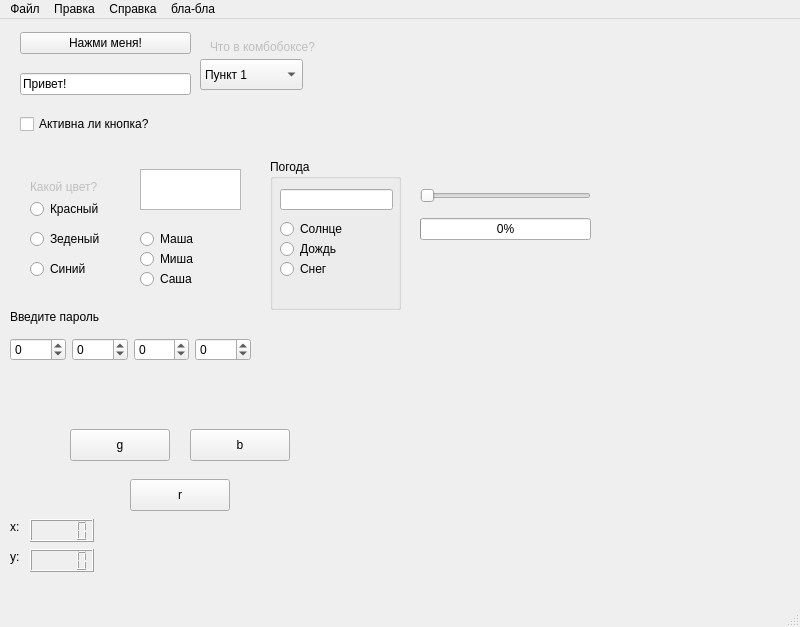
<?xml version="1.0" encoding="UTF-8"?>
<ui version="4.0">
 <class>MainWindow</class>
 <widget class="QMainWindow" name="MainWindow">
  <property name="geometry">
   <rect>
    <x>0</x>
    <y>0</y>
    <width>800</width>
    <height>627</height>
   </rect>
  </property>
  <property name="windowTitle">
   <string>Лабораторная № 1</string>
  </property>
  <widget class="QWidget" name="centralwidget">
   <widget class="QComboBox" name="comboBox">
    <property name="geometry">
     <rect>
      <x>200</x>
      <y>40</y>
      <width>103</width>
      <height>31</height>
     </rect>
    </property>
    <item>
     <property name="text">
      <string>Пункт 1</string>
     </property>
    </item>
    <item>
     <property name="text">
      <string>Пункт 2</string>
     </property>
    </item>
    <item>
     <property name="text">
      <string>Пункт 3</string>
     </property>
    </item>
   </widget>
   <widget class="QWidget" name="verticalLayoutWidget">
    <property name="geometry">
     <rect>
      <x>20</x>
      <y>0</y>
      <width>171</width>
      <height>131</height>
     </rect>
    </property>
    <layout class="QVBoxLayout" name="verticalLayout">
     <item>
      <widget class="QPushButton" name="pushButton">
       <property name="text">
        <string>Нажми меня!</string>
       </property>
      </widget>
     </item>
     <item>
      <widget class="QLineEdit" name="lineEdit">
       <property name="text">
        <string>Привет!</string>
       </property>
      </widget>
     </item>
     <item>
      <widget class="QCheckBox" name="checkBox">
       <property name="text">
        <string>Активна ли кнопка?</string>
       </property>
      </widget>
     </item>
    </layout>
   </widget>
   <widget class="QLabel" name="labelForComboBox">
    <property name="enabled">
     <bool>false</bool>
    </property>
    <property name="geometry">
     <rect>
      <x>210</x>
      <y>20</y>
      <width>131</width>
      <height>16</height>
     </rect>
    </property>
    <property name="text">
     <string>Что в комбобоксе?</string>
    </property>
   </widget>
   <widget class="QLabel" name="label_color_simple">
    <property name="enabled">
     <bool>false</bool>
    </property>
    <property name="geometry">
     <rect>
      <x>30</x>
      <y>160</y>
      <width>141</width>
      <height>16</height>
     </rect>
    </property>
    <property name="text">
     <string>Какой цвет?</string>
    </property>
   </widget>
   <widget class="QRadioButton" name="radioButton_r">
    <property name="geometry">
     <rect>
      <x>30</x>
      <y>180</y>
      <width>99</width>
      <height>20</height>
     </rect>
    </property>
    <property name="text">
     <string>Красный</string>
    </property>
   </widget>
   <widget class="QRadioButton" name="radioButton_g">
    <property name="geometry">
     <rect>
      <x>30</x>
      <y>210</y>
      <width>99</width>
      <height>20</height>
     </rect>
    </property>
    <property name="text">
     <string>Зеденый</string>
    </property>
   </widget>
   <widget class="QRadioButton" name="radioButton_b">
    <property name="geometry">
     <rect>
      <x>30</x>
      <y>240</y>
      <width>99</width>
      <height>20</height>
     </rect>
    </property>
    <property name="text">
     <string>Синий</string>
    </property>
   </widget>
   <widget class="QRadioButton" name="radioButtonMasha">
    <property name="geometry">
     <rect>
      <x>140</x>
      <y>210</y>
      <width>99</width>
      <height>20</height>
     </rect>
    </property>
    <property name="text">
     <string>Маша</string>
    </property>
   </widget>
   <widget class="QRadioButton" name="radioButtonMisha">
    <property name="geometry">
     <rect>
      <x>140</x>
      <y>230</y>
      <width>99</width>
      <height>20</height>
     </rect>
    </property>
    <property name="text">
     <string>Миша</string>
    </property>
   </widget>
   <widget class="QRadioButton" name="radioButtonSasha">
    <property name="geometry">
     <rect>
      <x>140</x>
      <y>250</y>
      <width>99</width>
      <height>20</height>
     </rect>
    </property>
    <property name="text">
     <string>Саша</string>
    </property>
   </widget>
   <widget class="QTextEdit" name="textName">
    <property name="geometry">
     <rect>
      <x>140</x>
      <y>150</y>
      <width>101</width>
      <height>41</height>
     </rect>
    </property>
   </widget>
   <widget class="QGroupBox" name="groupBoxWeather">
    <property name="geometry">
     <rect>
      <x>270</x>
      <y>140</y>
      <width>131</width>
      <height>151</height>
     </rect>
    </property>
    <property name="title">
     <string>Погода</string>
    </property>
    <widget class="QLineEdit" name="lineEditPogoda">
     <property name="geometry">
      <rect>
       <x>10</x>
       <y>30</y>
       <width>113</width>
       <height>21</height>
      </rect>
     </property>
    </widget>
    <widget class="QRadioButton" name="radioButtonSun">
     <property name="geometry">
      <rect>
       <x>10</x>
       <y>60</y>
       <width>99</width>
       <height>20</height>
      </rect>
     </property>
     <property name="text">
      <string>Солнце</string>
     </property>
    </widget>
    <widget class="QRadioButton" name="radioButtonRain">
     <property name="geometry">
      <rect>
       <x>10</x>
       <y>80</y>
       <width>99</width>
       <height>20</height>
      </rect>
     </property>
     <property name="text">
      <string>Дождь</string>
     </property>
    </widget>
    <widget class="QRadioButton" name="radioButtonSnow">
     <property name="geometry">
      <rect>
       <x>10</x>
       <y>100</y>
       <width>99</width>
       <height>20</height>
      </rect>
     </property>
     <property name="text">
      <string>Снег</string>
     </property>
    </widget>
   </widget>
   <widget class="QWidget" name="verticalLayoutWidget_2">
    <property name="geometry">
     <rect>
      <x>420</x>
      <y>160</y>
      <width>171</width>
      <height>71</height>
     </rect>
    </property>
    <layout class="QVBoxLayout" name="verticalLayout_2">
     <item>
      <widget class="QSlider" name="horizontalSliderPrBar">
       <property name="maximum">
        <number>100</number>
       </property>
       <property name="orientation">
        <enum>Qt::Orientation::Horizontal</enum>
       </property>
      </widget>
     </item>
     <item>
      <widget class="QProgressBar" name="progressBar">
       <property name="value">
        <number>0</number>
       </property>
      </widget>
     </item>
    </layout>
   </widget>
   <widget class="QWidget" name="horizontalLayoutWidget">
    <property name="geometry">
     <rect>
      <x>10</x>
      <y>310</y>
      <width>241</width>
      <height>41</height>
     </rect>
    </property>
    <layout class="QHBoxLayout" name="horizontalLayout">
     <item>
      <widget class="QSpinBox" name="spinBox">
       <property name="wrapping">
        <bool>true</bool>
       </property>
       <property name="maximum">
        <number>9</number>
       </property>
      </widget>
     </item>
     <item>
      <widget class="QSpinBox" name="spinBox_2">
       <property name="wrapping">
        <bool>true</bool>
       </property>
      </widget>
     </item>
     <item>
      <widget class="QSpinBox" name="spinBox_3">
       <property name="wrapping">
        <bool>true</bool>
       </property>
       <property name="maximum">
        <number>9</number>
       </property>
      </widget>
     </item>
     <item>
      <widget class="QSpinBox" name="spinBox_4">
       <property name="wrapping">
        <bool>true</bool>
       </property>
       <property name="maximum">
        <number>9</number>
       </property>
      </widget>
     </item>
    </layout>
   </widget>
   <widget class="QLabel" name="password_label">
    <property name="geometry">
     <rect>
      <x>10</x>
      <y>290</y>
      <width>111</width>
      <height>16</height>
     </rect>
    </property>
    <property name="text">
     <string>Введите пароль</string>
    </property>
   </widget>
   <widget class="QPushButton" name="pushButton_sender1">
    <property name="geometry">
     <rect>
      <x>70</x>
      <y>410</y>
      <width>100</width>
      <height>32</height>
     </rect>
    </property>
    <property name="text">
     <string>g</string>
    </property>
   </widget>
   <widget class="QPushButton" name="pushButton_sender2">
    <property name="geometry">
     <rect>
      <x>190</x>
      <y>410</y>
      <width>100</width>
      <height>32</height>
     </rect>
    </property>
    <property name="text">
     <string>b</string>
    </property>
   </widget>
   <widget class="QPushButton" name="pushButton_sender3">
    <property name="geometry">
     <rect>
      <x>130</x>
      <y>460</y>
      <width>100</width>
      <height>32</height>
     </rect>
    </property>
    <property name="text">
     <string>r</string>
    </property>
   </widget>
   <widget class="QLCDNumber" name="lcdNumber_koordx">
    <property name="geometry">
     <rect>
      <x>30</x>
      <y>500</y>
      <width>64</width>
      <height>23</height>
     </rect>
    </property>
   </widget>
   <widget class="QLCDNumber" name="lcdNumber_koordy">
    <property name="geometry">
     <rect>
      <x>30</x>
      <y>530</y>
      <width>64</width>
      <height>23</height>
     </rect>
    </property>
   </widget>
   <widget class="QLabel" name="label">
    <property name="geometry">
     <rect>
      <x>10</x>
      <y>500</y>
      <width>58</width>
      <height>16</height>
     </rect>
    </property>
    <property name="text">
     <string>x:</string>
    </property>
   </widget>
   <widget class="QLabel" name="label_2">
    <property name="geometry">
     <rect>
      <x>10</x>
      <y>530</y>
      <width>58</width>
      <height>16</height>
     </rect>
    </property>
    <property name="text">
     <string>y:</string>
    </property>
   </widget>
  </widget>
  <widget class="QMenuBar" name="menubar">
   <property name="geometry">
    <rect>
     <x>0</x>
     <y>0</y>
     <width>800</width>
     <height>38</height>
    </rect>
   </property>
   <widget class="QMenu" name="menu">
    <property name="title">
     <string>Файл</string>
    </property>
    <property name="toolTipsVisible">
     <bool>true</bool>
    </property>
    <addaction name="separator"/>
    <addaction name="action_exit"/>
   </widget>
   <widget class="QMenu" name="menu_2">
    <property name="title">
     <string>Правка</string>
    </property>
    <property name="toolTipsVisible">
     <bool>true</bool>
    </property>
    <addaction name="action_clear"/>
   </widget>
   <widget class="QMenu" name="menu_3">
    <property name="title">
     <string>Справка</string>
    </property>
    <property name="toolTipsVisible">
     <bool>true</bool>
    </property>
    <addaction name="action_about"/>
   </widget>
   <widget class="QMenu" name="blabla">
    <property name="title">
     <string>бла-бла</string>
    </property>
   </widget>
   <addaction name="menu"/>
   <addaction name="menu_2"/>
   <addaction name="menu_3"/>
   <addaction name="blabla"/>
  </widget>
  <widget class="QStatusBar" name="statusbar"/>
  <action name="action_exit">
   <property name="checkable">
    <bool>true</bool>
   </property>
   <property name="icon">
    <iconset theme="QIcon::ThemeIcon::ApplicationExit"/>
   </property>
   <property name="text">
    <string>Выход</string>
   </property>
  </action>
  <action name="action_clear">
   <property name="checkable">
    <bool>true</bool>
   </property>
   <property name="icon">
    <iconset theme="QIcon::ThemeIcon::EditUndo"/>
   </property>
   <property name="text">
    <string>Очистить все!</string>
   </property>
  </action>
  <action name="action_about">
   <property name="checkable">
    <bool>true</bool>
   </property>
   <property name="icon">
    <iconset theme="QIcon::ThemeIcon::DocumentPageSetup"/>
   </property>
   <property name="text">
    <string>О программе</string>
   </property>
  </action>
 </widget>
 <resources/>
 <connections/>
</ui>
